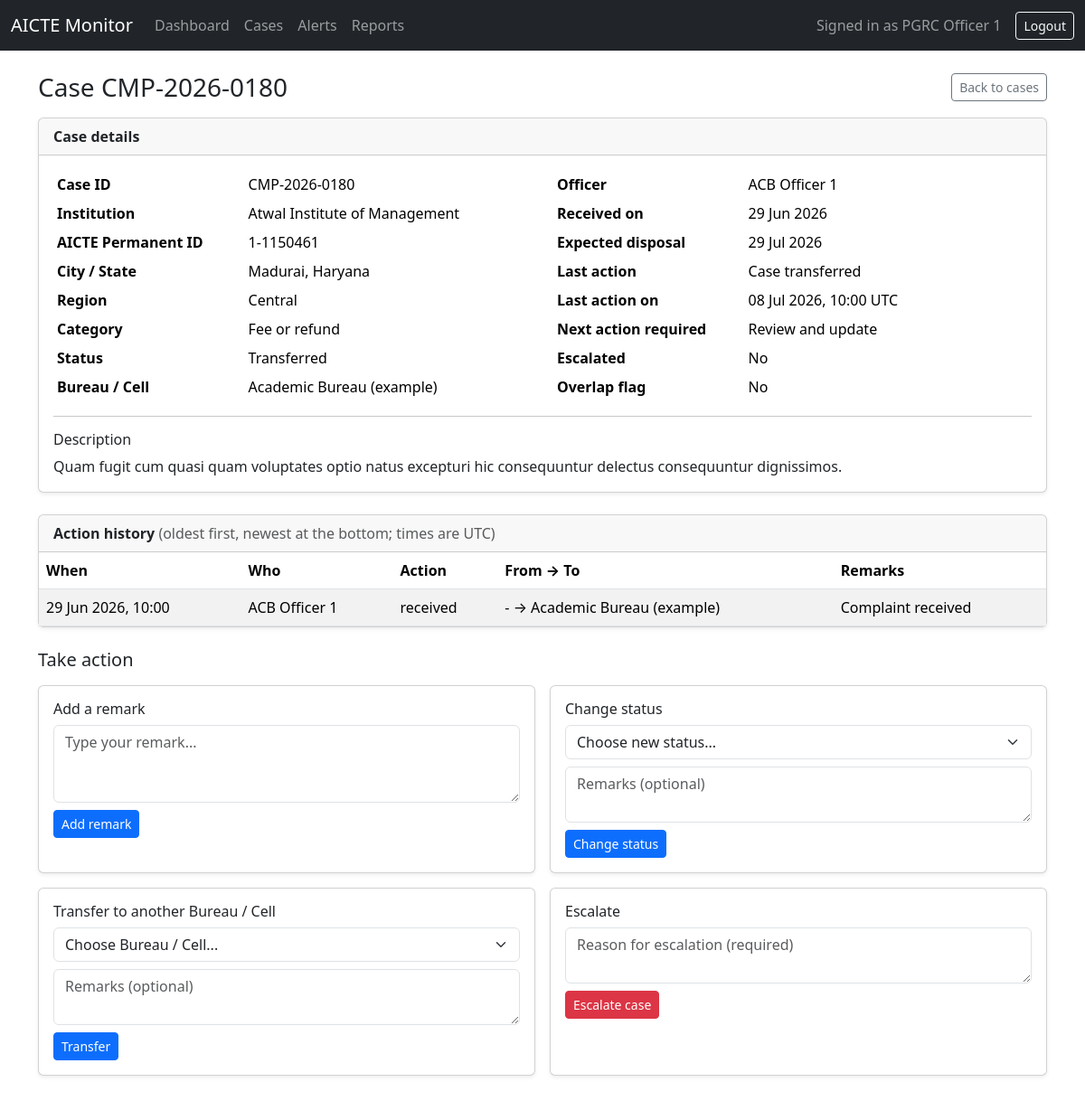
Before: /cases/CMP-2026-0180 (signed in) with the older database file.
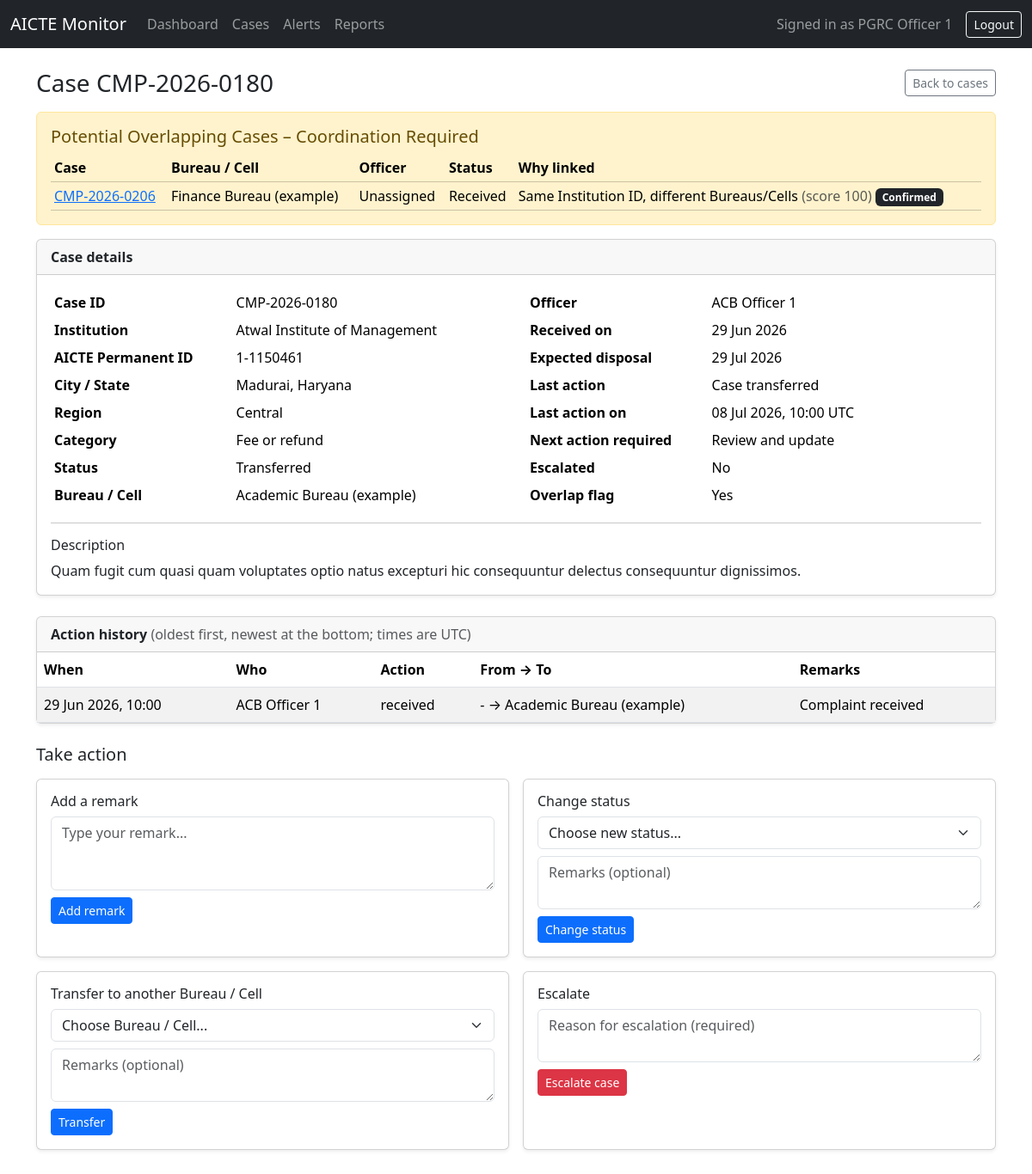
After: the same page with the newer database file.
### models.py (models this page shows)
class User(UserMixin, db.Model):
    __tablename__ = "users"
    id = db.Column(db.Integer, primary_key=True)
    name = db.Column(db.String(100), nullable=False)
    email = db.Column(db.String(120), unique=True, nullable=False)
    password_hash = db.Column(db.String(255), nullable=False)
    role = db.Column(db.String(30), nullable=False)  # admin, officer, regional, senior
    bureau_id = db.Column(db.Integer, db.ForeignKey("bureaus.id"))
    region = db.Column(db.String(50))
    bureau = db.relationship("Bureau")

class Case(db.Model):
    __tablename__ = "cases"
    id = db.Column(db.String(30), primary_key=True)  # e.g. CMP-2026-0001
    institution_id = db.Column(db.String(20), db.ForeignKey("institutions.id"), nullable=False)
    category = db.Column(db.String(60))
    description = db.Column(db.Text)
    received_on = db.Column(db.Date)
    status = db.Column(db.String(30), default="Received")
    current_bureau_id = db.Column(db.Integer, db.ForeignKey("bureaus.id"))
    assigned_officer_id = db.Column(db.Integer, db.ForeignKey("users.id"))
    last_action_summary = db.Column(db.String(200))
    last_action_on = db.Column(db.DateTime)
    next_action_required = db.Column(db.String(200))
    expected_disposal_on = db.Column(db.Date)
    is_escalated = db.Column(db.Boolean, default=False)
    overlap_flag = db.Column(db.Boolean, default=False)
    current_bureau = db.relationship("Bureau")
    officer = db.relationship("User")
    actions = db.relationship("CaseAction", backref="case", order_by="CaseAction.performed_at")

class Institution(db.Model):
    __tablename__ = "institutions"
    id = db.Column(db.String(20), primary_key=True)  # AICTE Permanent ID
    name = db.Column(db.String(200), nullable=False)
    city = db.Column(db.String(100))
    state = db.Column(db.String(100))
    region = db.Column(db.String(50))
    cases = db.relationship("Case", backref="institution")

class Bureau(db.Model):
    __tablename__ = "bureaus"
    id = db.Column(db.Integer, primary_key=True)
    code = db.Column(db.String(20), unique=True, nullable=False)
    name = db.Column(db.String(120), nullable=False)

class CaseAction(db.Model):
    __tablename__ = "case_actions"
    id = db.Column(db.Integer, primary_key=True)
    case_id = db.Column(db.String(30), db.ForeignKey("cases.id"), nullable=False)
    action_type = db.Column(db.String(30))
    from_bureau_id = db.Column(db.Integer, db.ForeignKey("bureaus.id"))
    to_bureau_id = db.Column(db.Integer, db.ForeignKey("bureaus.id"))
    performed_by = db.Column(db.Integer, db.ForeignKey("users.id"))
    performed_at = db.Column(db.DateTime, default=datetime.utcnow)
    remarks = db.Column(db.Text)

class CaseLink(db.Model):
    __tablename__ = "case_links"
    id = db.Column(db.Integer, primary_key=True)
    case_a_id = db.Column(db.String(30), db.ForeignKey("cases.id"))
    case_b_id = db.Column(db.String(30), db.ForeignKey("cases.id"))
    link_type = db.Column(db.String(30))
    match_score = db.Column(db.Integer)
    reason = db.Column(db.String(250))
    review_state = db.Column(db.String(20), default="suggested")  # suggested, confirmed, dismissed
    created_at = db.Column(db.DateTime, default=datetime.utcnow)

### app.py (the view)
@app.route("/cases/<case_id>")
def case_detail(case_id):
    case = db.get_or_404(Case, case_id)
    links = (
        CaseLink.query.filter(
            or_(CaseLink.case_a_id == case.id, CaseLink.case_b_id == case.id),
            CaseLink.review_state != "dismissed",
        )
        .order_by(CaseLink.match_score.desc())
        .all()
    )
    linked_cases = []
    for link in links:
        other_id = link.case_b_id if link.case_a_id == case.id else link.case_a_id
        other = db.session.get(Case, other_id)
        if other:
            linked_cases.append({"link": link, "case": other})
    bureau_names = {b.id: b.name for b in Bureau.query.all()}
    user_names = {u.id: u.name for u in User.query.all()}
    return render_template(
        "case_detail.html",
        case=case,
        linked_cases=linked_cases,
        bureaus=Bureau.query.order_by(Bureau.name).all(),
        bureau_names=bureau_names,
        user_names=user_names,
        statuses=status_choices(),
    )

### app.py (called while the page is built)
@login_manager.user_loader
def load_user(user_id):
    return db.session.get(User, int(user_id))

@app.before_request
def require_login():
    if request.endpoint in ("login", "static"):
        return None
    if not current_user.is_authenticated:
        return redirect(url_for("login"))
    return None

def status_choices():
    in_database = [
        row[0]
        for row in db.session.query(Case.status).filter(Case.status.isnot(None)).distinct()
    ]
    return sorted(set(DEFAULT_STATUSES) | set(in_database))

### templates/case_detail.html (shortened to what this page needs)
{% extends "base.html" %}
{% block content %}
<div class="d-flex justify-content-between align-items-center mb-3">
    <h3 class="mb-0">
        Case {{ case.id }}
    </h3>
    <a href="/cases" class="btn btn-outline-secondary btn-sm">Back to cases</a>
</div>
{% if linked_cases %}
<div class="alert alert-warning">
    <h5 class="alert-heading">Potential Overlapping Cases &ndash; Coordination Required</h5>
    <div class="table-responsive">
        <table class="table table-sm table-warning align-middle mb-0">
            <thead>
                <tr>
                    <th>Case</th>
                    <th>Bureau / Cell</th>
                    <th>Officer</th>
                    <th>Status</th>
                    <th>Why linked</th>
                </tr>
            </thead>
            <tbody>
                {% for item in linked_cases %}
                <tr>
                    <td><a href="/cases/{{ item.case.id }}">{{ item.case.id }}</a></td>
                    <td>{{ item.case.current_bureau.name if item.case.current_bureau else '-' }}</td>
                    <td>{{ item.case.officer.name if item.case.officer else 'Unassigned' }}</td>
                    <td>{{ item.case.status or '-' }}</td>
                    <td>
                        {{ item.link.reason or '-' }}
                        {% if item.link.match_score is not none %}
                            <span class="text-muted">(score {{ item.link.match_score }})</span>
                        {% endif %}
                        {% if item.link.review_state == 'confirmed' %}
                            <span class="badge bg-dark">Confirmed</span>
                        {% endif %}
                    </td>
                </tr>
                {% endfor %}
            </tbody>
        </table>
    </div>
</div>
{% endif %}
<div class="card shadow-sm mb-4">
    <div class="card-header fw-semibold">Case details</div>
    <div class="card-body">
        <div class="row">
            <div class="col-md-6">
                <table class="table table-borderless table-sm mb-0">
                    <tr><th style="width:40%">Case ID</th><td>{{ case.id }}</td></tr>
                    <tr><th>Institution</th><td>{{ case.institution.name }}</td></tr>
                    <tr><th>AICTE Permanent ID</th><td>{{ case.institution.id }}</td></tr>
                    <tr><th>City / State</th><td>{{ case.institution.city or '-' }}, {{ case.institution.state or '-' }}</td></tr>
                    <tr><th>Region</th><td>{{ case.institution.region or '-' }}</td></tr>
                    <tr><th>Category</th><td>{{ case.category or '-' }}</td></tr>
                    <tr><th>Status</th><td>{{ case.status or '-' }}</td></tr>
                    <tr><th>Bureau / Cell</th><td>{{ case.current_bureau.name if case.current_bureau else '-' }}</td></tr>
                </table>
            </div>
            <div class="col-md-6">
                <table class="table table-borderless table-sm mb-0">
                    <tr><th style="width:40%">Officer</th><td>{{ case.officer.name if case.officer else 'Unassigned' }}</td></tr>
                    <tr><th>Received on</th><td>{{ case.received_on.strftime('%d %b %Y') if case.received_on else '-' }}</td></tr>
                    <tr><th>Expected disposal</th><td>{{ case.expected_disposal_on.strftime('%d %b %Y') if case.expected_disposal_on else '-' }}</td></tr>
                    <tr><th>Last action</th><td>{{ case.last_action_summary or '-' }}</td></tr>
                    <tr><th>Last action on</th><td>{{ case.last_action_on.strftime('%d %b %Y, %H:%M') + ' UTC' if case.last_action_on else '-' }}</td></tr>
                    <tr><th>Next action required</th><td>{{ case.next_action_required or '-' }}</td></tr>
                    <tr><th>Escalated</th><td>{{ 'Yes' if case.is_escalated else 'No' }}</td></tr>
                    <tr><th>Overlap flag</th><td>{{ 'Yes' if case.overlap_flag else 'No' }}</td></tr>
                </table>
            </div>
        </div>
        <hr>
        <h6>Description</h6>
        <p class="mb-0" style="white-space: pre-wrap;">{{ case.description or 'No description.' }}</p>
    </div>
</div>
<div class="card shadow-sm mb-4">
    <div class="card-header fw-semibold">Action history <span class="text-muted fw-normal">(oldest first, newest at the bottom; times are UTC)</span></div>
    <div class="table-responsive">
        <table class="table table-striped align-middle mb-0">
            <thead>
                <tr>
                    <th>When</th>
                    <th>Who</th>
                    <th>Action</th>
                    <th>From &rarr; To</th>
                    <th>Remarks</th>
                </tr>
            </thead>
            <tbody>
                {% for a in case.actions %}
                <tr>
                    <td class="text-nowrap">{{ a.performed_at.strftime('%d %b %Y, %H:%M') if a.performed_at else '-' }}</td>
                    <td>{{ user_names.get(a.performed_by, 'Unknown') }}</td>
                    <td>{{ a.action_type or '-' }}</td>
                    <td>
                        {% if a.from_bureau_id or a.to_bureau_id %}
                            {{ bureau_names.get(a.from_bureau_id, '-') }} &rarr; {{ bureau_names.get(a.to_bureau_id, '-') }}
                        {% else %}-{% endif %}
                    </td>
                    <td style="white-space: pre-wrap;">{{ a.remarks or '-' }}</td>
                </tr>
                {% else %}
                <tr><td colspan="5" class="text-center text-muted py-3">No actions recorded yet.</td></tr>
                {% endfor %}
            </tbody>
        </table>
    </div>
</div>
<h5 class="mb-3">Take action</h5>
<div class="row g-3 mb-5">
    <div class="col-md-6">
        <div class="card h-100 shadow-sm">
            <div class="card-body">
                <h6 class="card-title">Add a remark</h6>
                <form method="POST" action="{{ url_for('add_remark', case_id=case.id) }}">
                    <textarea class="form-control mb-2" name="remarks" rows="3" placeholder="Type your remark..." required></textarea>
                    <button type="submit" class="btn btn-primary btn-sm">Add remark</button>
                </form>
            </div>
        </div>
    </div>
    <div class="col-md-6">
        <div class="card h-100 shadow-sm">
            <div class="card-body">
                <h6 class="card-title">Change status</h6>
                <form method="POST" action="{{ url_for('change_status', case_id=case.id) }}">
                    <select class="form-select mb-2" name="status" required>
                        <option value="">Choose new status...</option>
                    </select>
                    <textarea class="form-control mb-2" name="remarks" rows="2" placeholder="Remarks (optional)"></textarea>
                    <button type="submit" class="btn btn-primary btn-sm">Change status</button>
                </form>
            </div>
        </div>
    </div>
    <div class="col-md-6">
        <div class="card h-100 shadow-sm">
            <div class="card-body">
                <h6 class="card-title">Transfer to another Bureau / Cell</h6>
                <form method="POST" action="{{ url_for('transfer_case', case_id=case.id) }}">
                    <select class="form-select mb-2" name="to_bureau" required>
                        <option value="">Choose Bureau / Cell...</option>
                    </select>
                    <textarea class="form-control mb-2" name="remarks" rows="2" placeholder="Remarks (optional)"></textarea>
                    <button type="submit" class="btn btn-primary btn-sm">Transfer</button>
                </form>
            </div>
        </div>
    </div>
    <div class="col-md-6">
        <div class="card h-100 shadow-sm">
            <div class="card-body">
                <h6 class="card-title">Escalate</h6>
                {% if case.is_escalated %}
                    <p class="text-muted mb-0">This case has already been escalated.</p>
                {% else %}
                <form method="POST" action="{{ url_for('escalate_case', case_id=case.id) }}">
                    <textarea class="form-control mb-2" name="remarks" rows="2" placeholder="Reason for escalation (required)" required></textarea>
                    <button type="submit" class="btn btn-danger btn-sm">Escalate case</button>
                </form>
                {% endif %}
            </div>
        </div>
    </div>
</div>
{% endblock %}

### templates/base.html (shortened to what this page needs)
<!DOCTYPE html>
<html lang="en">
<head>
    <link href="https://cdn.jsdelivr.net/npm/bootstrap@5.3.3/dist/css/bootstrap.min.css" rel="stylesheet">
</head>
<body>
<nav class="navbar navbar-expand-lg navbar-dark bg-dark">
    <div class="container-fluid">
        <a class="navbar-brand" href="/dashboard">AICTE Monitor</a>
        {% if current_user.is_authenticated %}
        <div class="collapse navbar-collapse" id="mainNav">
            <ul class="navbar-nav me-auto">
                <li class="nav-item"><a class="nav-link" href="/dashboard">Dashboard</a></li>
                <li class="nav-item"><a class="nav-link" href="/cases">Cases</a></li>
                <li class="nav-item"><a class="nav-link" href="/alerts">Alerts</a></li>
                <li class="nav-item"><a class="nav-link" href="/reports">Reports</a></li>
            </ul>
            <span class="navbar-text me-3">Signed in as {{ current_user.name }}</span>
            <a class="btn btn-outline-light btn-sm" href="/logout">Logout</a>
        </div>
        {% endif %}
    </div>
</nav>
<div class="container mt-4">
    {% block content %}{% endblock %}
</div>
</body>
</html>

Changed rows visible on the page:
changed Case "Fee or refund": overlap_flag "No" → "Yes"
added Case: case.id "CMP-2026-0206", case "Received"
now on this page (row unchanged): Bureau: case.current_bureau "Finance Bureau (example)"
added CaseLink: link "Same Institution ID, different Bureaus/Cells", link.match_score "100"
Other visible differences:
text now shown: "Potential Overlapping Cases – Coordination Required Case Bureau / Cell Officer Status Why linked"
new list line: "Unassigned (score ) Confirmed"
